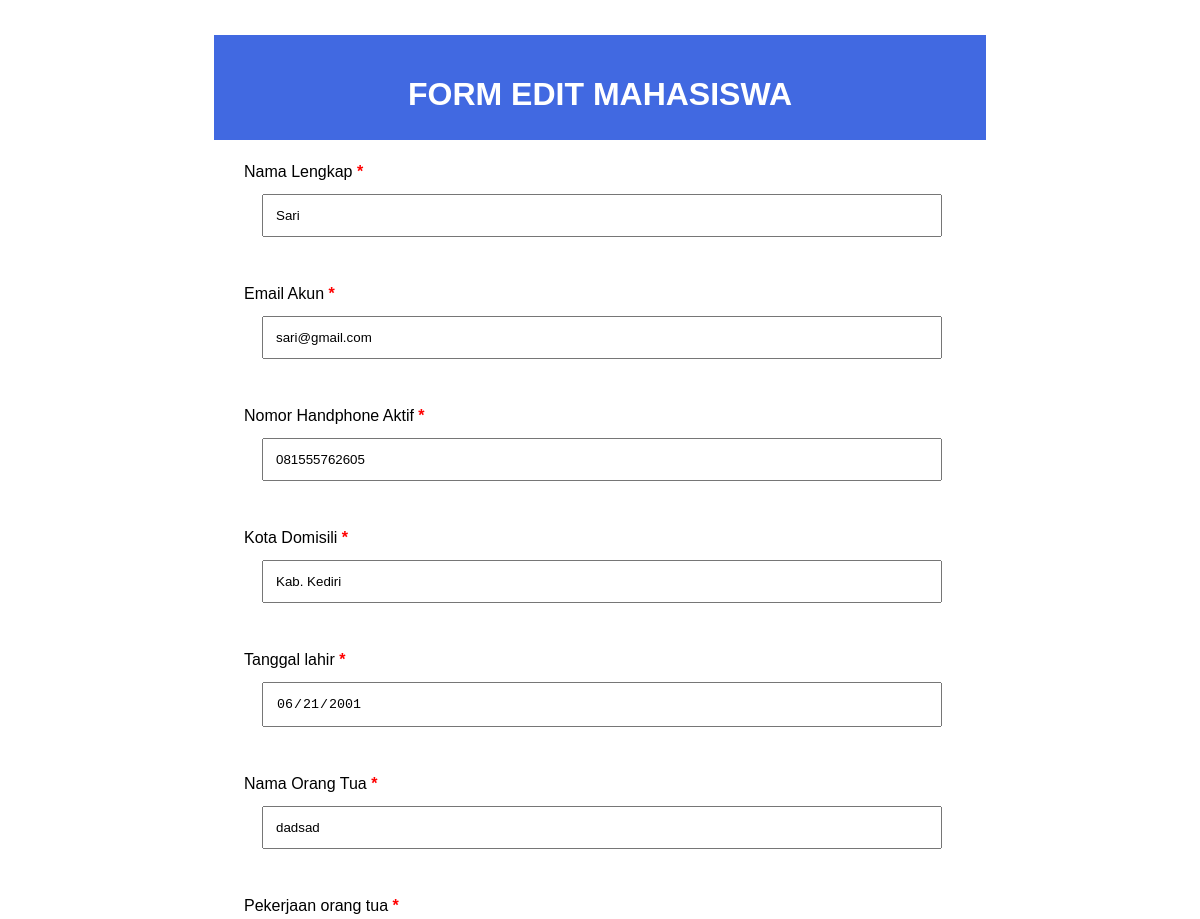
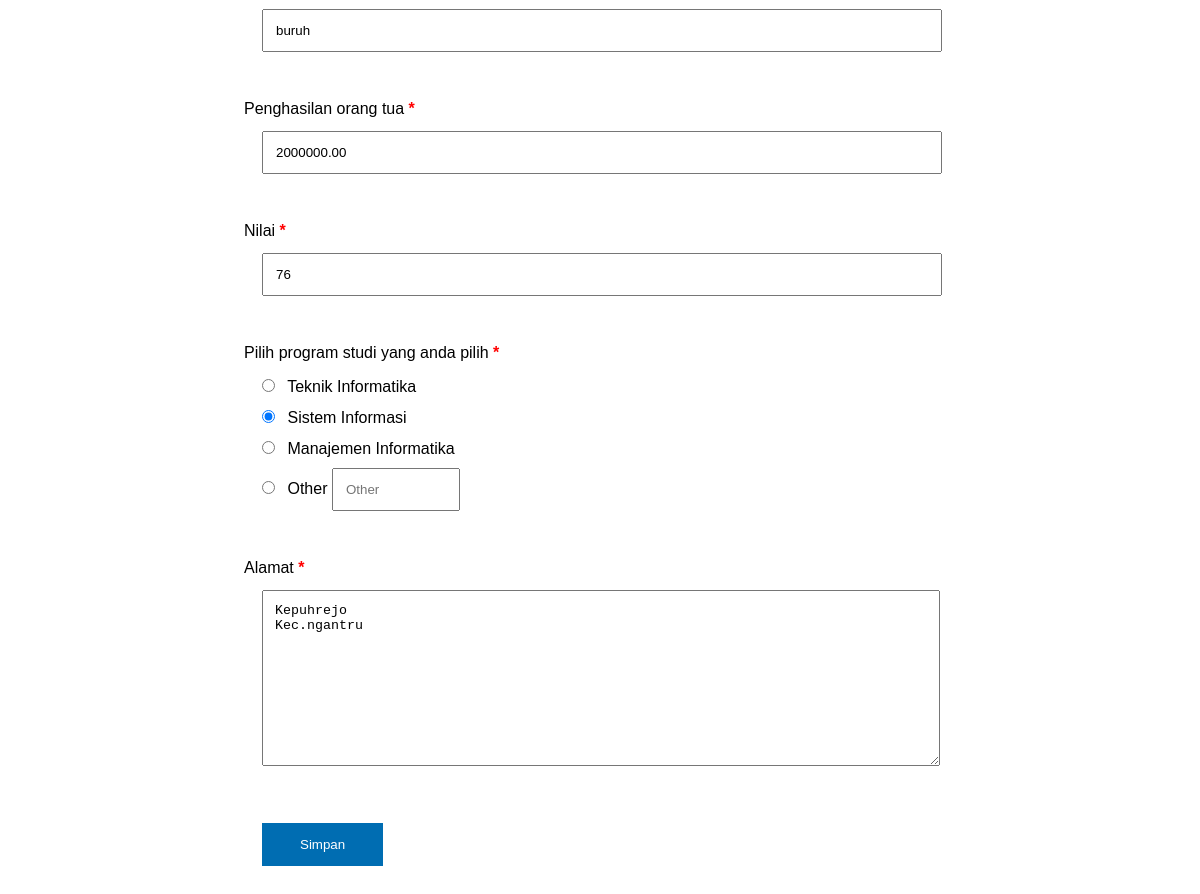
The app's page /edit.php (signed in) with its own data (2 pictures, top to bottom).
### tables this page shows
CREATE TABLE `mahasiswa` (
  `id` int(11) NOT NULL,
  `nama` varchar(50) NOT NULL,
  `email` varchar(50) NOT NULL,
  `password` varchar(255) NOT NULL,
  `noWa` varchar(50) NOT NULL,
  `tempat_lahir` varchar(50) NOT NULL,
  `date` date NOT NULL,
  `nama_orang_tua` varchar(50) NOT NULL,
  `pekerjaan_orang_tua` varchar(50) NOT NULL,
  `penghasilan_orang_tua` decimal(10,2) DEFAULT NULL,
  `nilai` varchar(50) NOT NULL,
  `major` varchar(50) NOT NULL,
  `alamat` text NOT NULL
);

### database.php (called while the page is built, shortened)
<?php
class Database
{
    private $host = 'localhost';
    private $username = 'root';
    private $password = '';
    private $db = 'db_tugas_tambahan_keaktifan';
    private $conn;
    public function __construct()
    {
        $this->conn = mysqli_connect($this->host, $this->username, $this->password);
        mysqli_select_db($this->conn, $this->db);
    }
    function edit($id)
    {
        $stmt = $this->conn->prepare("SELECT * FROM mahasiswa WHERE id=?");
        $stmt->bind_param("i", $id);
        $stmt->execute();
        $result = $stmt->get_result();
        $data = [];
        while ($row = $result->fetch_assoc()) {
            $data[] = $row;
        }
        return $data;
    }
}

### edit.php (the view, shortened to what this page needs)
<?php
include 'database.php';
$db = new database();
if (isset($_SESSION['user']) && isset($_SESSION['id'])) {
    $id = $_SESSION['id'];
} else {
    header("location: login.php");
}
?>
<!DOCTYPE html>
<html lang="en">
<head>
    <link rel="stylesheet" href="css/style.css">
</head>
<body>
    <div class="container">
        <div class="header">
            <h1>FORM EDIT MAHASISWA</h1>
        </div>
        <div class="content">
            <form action="proses.php?aksi=update" method="POST">
                <?php
                foreach ($db->edit($id) as $data) {
                ?>
                    <div class="form-row">
                        <label for="nama">Nama Lengkap <span>*</span></label>
                        <input class="full-input" type="text" placeholder="Nama lengkap anda" name="nama" value="<?= $data['nama'] ?>" required>
                    </div>
                    <div class="form-row">
                        <label for="email">Email Akun <span>*</span></label>
                        <input class="full-input" type="email" placeholder="Alamat email anda" name="email" value="<?= $data['email'] ?>" required>
                    </div>
                    <div class="form-row">
                        <label for="noWa">Nomor Handphone Aktif <span>*</span></label>
                        <input class="full-input" type="text" placeholder="No telpon anda" name="noWa" value="<?= $data['noWa'] ?>" required>
                    </div>
                    <div class="form-row">
                        <label for="tempat_lahir">Kota Domisili <span>*</span></label>
                        <input class="full-input" type="text" placeholder="Kota tinggal sesuai KTP" name="tempat_lahir" value="<?= $data['tempat_lahir'] ?>" required>
                    </div>
                    <div class="form-row">
                        <label for="date">Tanggal lahir <span>*</span></label>
                        <input class="full-input" type="date" name="date" value="<?= $data['date'] ?>" readonly>
                    </div>
                    <div class="form-row">
                        <label for="nama_orang_tua">Nama Orang Tua <span>*</span></label>
                        <input class="full-input" type="text" placeholder="Nama orang tua" name="nama_orang_tua" value="<?= $data['nama_orang_tua'] ?>" required>
                    </div>
                    <div class="form-row">
                        <label for="pekerjaan_orang_tua">Pekerjaan orang tua <span>*</span></label>
                        <input class="full-input" type="text" placeholder="Pekerjaan orang tua" name="pekerjaan_orang_tua" value="<?= $data['pekerjaan_orang_tua'] ?>" required>
                    </div>
                    <div class="form-row">
                        <label for="penghasilan_orang_tua">Penghasilan orang tua <span>*</span></label>
                        <input class="full-input" type="text" placeholder="Penghasilan orang tua" name="penghasilan_orang_tua" id="penghasilan_orang_tua" value="<?= $data['penghasilan_orang_tua'] ?>" maxlength="8" required>
                    </div>
                    <div class="form-row">
                        <label for="nilai">Nilai <span>*</span></label>
                        <input class="full-input" type="text" placeholder="Nilai anda" name="nilai" maxlength="2" value="<?= $data['nilai'] ?>" required>
                    </div>
                    <div class="form-row">
                        <label for="major">Pilih program studi yang anda pilih <span>*</span></label>
                        <input type="radio" name="major" value="Teknik Informatika" <?php if ($data['major'] == "Teknik Informatika") echo "checked"; ?>> Teknik Informatika<br>
                        <input type="radio" name="major" value="Sistem Informasi" <?php if ($data['major'] == "Sistem Informasi") echo "checked"; ?>> Sistem Informasi<br>
                        <input type="radio" name="major" value="Manajemen Informatika" <?php if ($data['major'] == "Manajemen Informatika") echo "checked"; ?>> Manajemen Informatika<br>
                        <?php
                        if ($data['major'] !== "Teknik Informatika" && $data['major'] !== "Sistem Informasi" && $data['major'] !== "Manajemen Informatika") {
                        ?>
                            <input type="radio" name="major" value="Other" <?php if ($data['major'] == "Other") echo "checked"; ?>> Other
                            <input class="short-input" type="text" name="major" placeholder="Other" value="<?= $data['major'] ?>">
                        <?php
                        } else {
                        ?>
                            <input type="radio" name="major" value="Other" <?php if ($data['major'] == "Other") echo "checked"; ?>> Other
                            <input class="short-input" type="text" name="major" placeholder="Other">
                        <?php
                        }
                        ?>
                    </div>
                    <div class="form-row">
                        <label for="alamat">Alamat <span>*</span></label>
                        <textarea name="alamat" id="alamat" class="full-input" cols="30" rows="10" required><?= $data['alamat'] ?></textarea>
                    </div>
                <?php
                }
                ?>
                <div class="form-submit">
                    <button type="submit" name="submit">Simpan</button>
                </div>
            </form>
        </div>
    </div>
</body>
</html>

### css/style.css (style rules this page uses)
body { font-family: sans-serif; background-image: url("https://1.bp.blogspot.com/-Ci8G63L7bTY/XkPuvZ4LeAI/AAAAAAAAAak/H_bBZjZJ0X4ya_mV659EsDBMnQXLcxWDQCLcBGAsYHQ/s320/132407.jpg"); background-size: cover; }
div { margin-top: -15px; }
.container { width: 800px; margin: auto; margin-top: 50px; padding: 0 14px; box-sizing: border-box; }
.header { width: 100%; background-color: royalblue; text-align: center; padding: 20px 0; color: #fff; }
.content { background-color: #fff; padding: 25px 50px 50px 30px; line-height: 24px; }
.content span { color: red; font-weight: bold; }
label { display: block; padding: 10px 0; }
.form-row { padding-right: 40px; margin-bottom: 50px; }
.full-input { width: 100%; margin-left: 18px; padding: 12px; }
input[type="radio"] { margin-left: 18px; margin-right: 8px; margin-bottom: 14px; }
.short-input { width: 100px; margin: 0 18px 0 0; padding: 12px; }
.form-submit { margin-top: 50px; margin-left: 18px; }
.form-submit button { padding: 14px 38px; background-color: #006db2; color: #fff; border: none; cursor: pointer; }

### records on screen
mahasiswa: nama "Sari", email "sari@gmail.com", noWa "081555762605", tempat_lahir "Kab. Kediri", date "06/21/2001", nama_orang_tua "dadsad", pekerjaan_orang_tua "buruh", penghasilan_orang_tua "2000000.00", nilai "76", major "☑", alamat "Kepuhrejo Kec.ngantru"
